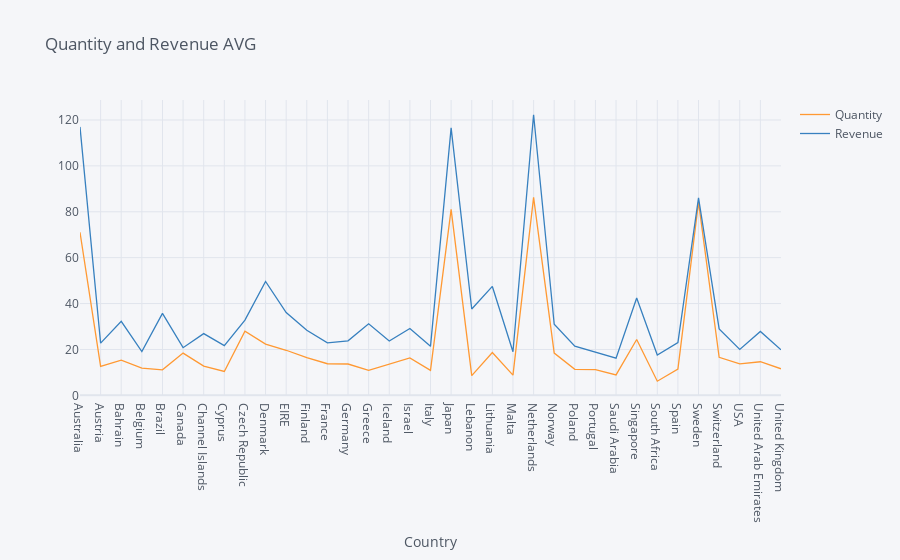

Notebook source saved alongside this figure:
### Code cell
data.iplot(kind='scatter', xTitle='Country', title='Quantity and Revenue AVG')

### Figure 1 — Plotly figure (JSON) as saved in the notebook; plotly's stock layout.template omitted (floating-point values rounded to 4 significant figures)
{"data": [{"line": {"color": "rgba(255, 153, 51, 1.0)", "dash": "solid", "shape": "linear", "width": 1.3}, "mode": "lines", "name": "Quantity", "text": "", "type": "scatter", "x": ["Australia", "Austria", "Bahrain", "Belgium", "Brazil", "Canada", "Channel Islands", "Cyprus", "Czech Republic", "Denmark", "EIRE", "Finland", "France", "Germany", "Greece", "Iceland", "Israel", "Italy", "Japan", "Lebanon", "Lithuania", "Malta", "Netherlands", "Norway", "Poland", "Portugal", "Saudi Arabia", "Singapore", "South Africa", "Spain", "Sweden", "Switzerland", "USA", "United Arab Emirates", "United Kingdom"], "y": [71.04, 12.61, 15.29, 11.87, 11.12, 18.41, 12.75, 10.39, 27.92, 22.32, 19.64, 16.4, 13.77, 13.65, 10.92, 13.51, 16.31, 10.89, 81.05, 8.578, 18.63, 8.789, 86.24, 18.39, 11.31, 11.24, 8.889, 24.34, 6.158, 11.45, 84.21, 16.56, 13.73, 14.64, 11.57]}, {"line": {"color": "rgba(55, 128, 191, 1.0)", "dash": "solid", "shape": "linear", "width": 1.3}, "mode": "lines", "name": "Revenue", "text": "", "type": "scatter", "x": ["Australia", "Austria", "Bahrain", "Belgium", "Brazil", "Canada", "Channel Islands", "Cyprus", "Czech Republic", "Denmark", "EIRE", "Finland", "France", "Germany", "Greece", "Iceland", "Israel", "Italy", "Japan", "Lebanon", "Lithuania", "Malta", "Netherlands", "Norway", "Poland", "Portugal", "Saudi Arabia", "Singapore", "South Africa", "Spain", "Sweden", "Switzerland", "USA", "United Arab Emirates", "United Kingdom"], "y": [117.0, 22.77, 32.26, 19.08, 35.74, 20.77, 26.89, 21.66, 32.78, 49.62, 36.06, 28.35, 22.89, 23.74, 31.17, 23.68, 29.12, 21.35, 116.6, 37.64, 47.46, 19.0, 122.3, 30.97, 21.46, 18.74, 16.21, 42.42, 17.58, 23.01, 86.07, 28.97, 20.0, 27.83, 19.83]}], "layout": {"legend": {"bgcolor": "#F5F6F9", "font": {"color": "#4D5663"}}, "paper_bgcolor": "#F5F6F9", "plot_bgcolor": "#F5F6F9", "title": {"font": {"color": "#4D5663"}, "text": "Quantity and Revenue AVG"}, "xaxis": {"gridcolor": "#E1E5ED", "showgrid": true, "tickfont": {"color": "#4D5663"}, "title": {"font": {"color": "#4D5663"}, "text": "Country"}, "zerolinecolor": "#E1E5ED"}, "yaxis": {"gridcolor": "#E1E5ED", "showgrid": true, "tickfont": {"color": "#4D5663"}, "title": {"font": {"color": "#4D5663"}, "text": ""}, "zerolinecolor": "#E1E5ED"}}}
